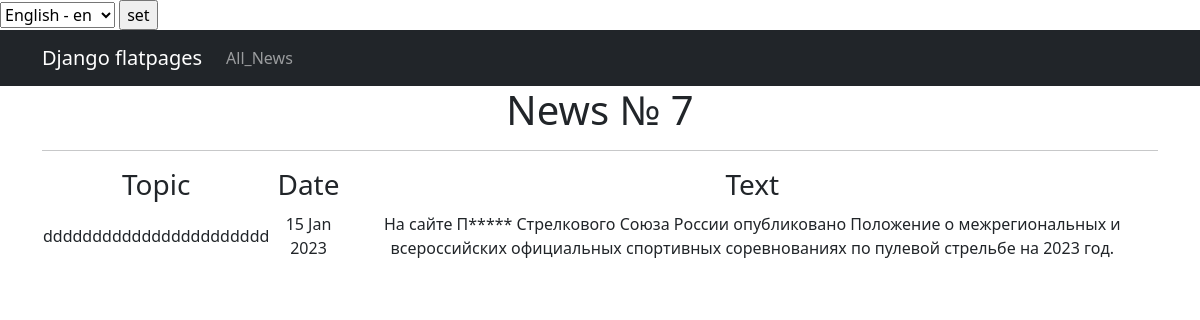
Screenshot of /news/7 with the database file from the repository.
### news/models.py (models this page shows, shortened)
class Post(models.Model): #модель должна содержать в себе статьи и новости, которые создают пользователи
    author = models.ForeignKey(Author, on_delete=models.CASCADE)
    article = 'ART'
    news = 'NEW'
    POSITIONS = [(article, 'статья'), (news, 'новость')]
    position = models.CharField(max_length=3, choices=POSITIONS, default='-')
    time = models.DateTimeField(auto_now_add=True)
    post_category = models.ManyToManyField(Category, through='PostCategoty')
    post_topic = models.CharField(max_length=255, default='Тут мог быть заголовок', help_text=_('post_topic'))
    post_text = models.TextField(default='Тут мог быть текст')
    rating = models.IntegerField(default=0)

### news/views.py (the view)
# urls.py: path('news/<int:pk>', PostDetail.as_view(), name='post_detail'),
class PostDetail(DetailView):
    model = Post
    template_name = 'post.html'
    context_object_name = 'post'
    def get_object(self, *args, **kwargs):  # переопределяем метод получения объекта, как ни странно
        obj = cache.get(f'post-{self.kwargs["pk"]}',
                        None)  # кэш очень похож на словарь, и метод get действует так же. Он забирает значение по ключу, если его нет, то забирает None.
        if not obj:
            obj = super().get_object(queryset=self.queryset)
            cache.set(f'post-{self.kwargs["pk"]}', obj)
        return obj

### news/templatetags/censor.py (called while the page is built)
@register.filter()
def bad_words(text):
    for word in text.split():
        word_trans = word.translate(str.maketrans('', '', string.punctuation))
        word_trans_lower = word_trans.lower()
        if word_trans_lower in obscene_words:
            word_g = word[0] + (len(word_trans)-1) * "*"
            text = text.replace(word_trans, word_g)
    return text

### news/templates/post.html (shortened to what this page needs)
{% extends 'flatpages/default.html' %}
{% load censor %}
{% block content %}
{% load i18n %}
   <h1>{%trans 'News'%} № {{ post.pk }}</h1>
   <hr>
   {% if post %}
       <table>
           <tr>
               <td><h3>{%trans 'Topic'%}</h3></td>
               <td><h3>{%trans 'Date'%}</h3></td>
               <td><h3>{%trans 'Text'%}</h3></td>
           </tr>
           <tr>
               <td>{{ post.post_topic|bad_words }}</td>
               <td>{{ post.time|date:'d M Y' }}</td>
               <td>{{ post.post_text|bad_words}}</td>
           </tr>
       </table>
   {% else %}
       <h2>{%trans 'No news'%}!</h2>
   {% endif %}
{% endblock content %}

### rows the page displays
Post: pk "7", post_topic|bad_words "ddddddddddddddddddddddd", time "15 Jan 2023", post_text|bad_words "На сайте П***** Стрелкового Союза России опубликовано Положение о межрегиональных и всероссийских официальных спортивных соревнованиях по пулевой стрельбе на 2023 год."

### other values shown
form field language "English - en"
